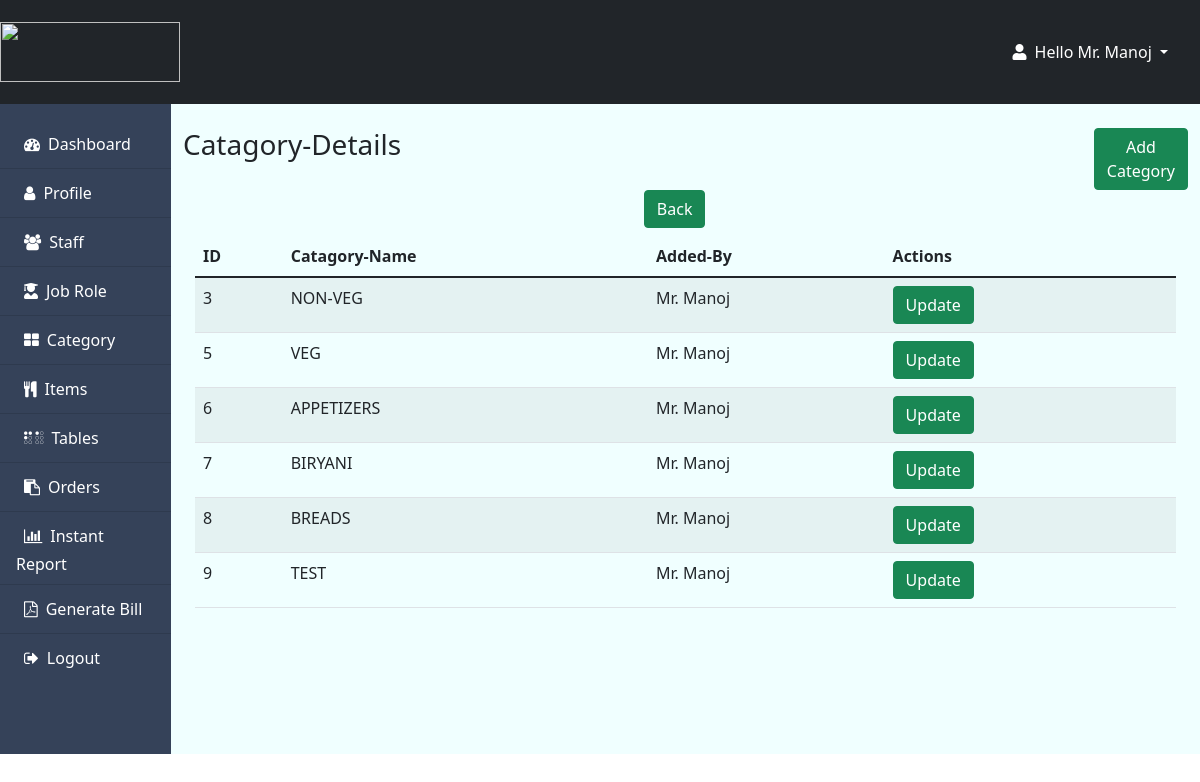
The page /displayitemcatagory.php (signed in) on the database its author committed.
### tables this page shows
CREATE TABLE IF NOT EXISTS `rms_admin` (
  `id` int(10) NOT NULL AUTO_INCREMENT,
  `name` varchar(30) NOT NULL,
  `email` varchar(30) NOT NULL,
  `mobile_no` int(13) NOT NULL,
  `gender` varchar(30) NOT NULL,
  `address` varchar(100) NOT NULL,
  `password` varchar(200) NOT NULL,
  PRIMARY KEY (`id`),
  UNIQUE KEY `email` (`email`)
);

CREATE TABLE IF NOT EXISTS `item_catagory` (
  `id` int(30) NOT NULL AUTO_INCREMENT,
  `name` varchar(30) NOT NULL,
  `manage_by` int(30) NOT NULL,
  PRIMARY KEY (`id`),
  UNIQUE KEY `name` (`name`),
  KEY `FK_Cat_Admin` (`manage_by`)
);

### displayitemcatagory.php (the view, shortened to what this page needs)
<?php
include 'rmsdbcon.php';
if (isset($_SESSION["admin"])) {
    $user = $_SESSION["admin"];
    $r = mysqli_query($con, "SELECT * FROM `rms_admin` WHERE `id`='$user'");
    $row = mysqli_fetch_array($r);
    $i = $row["name"];
}else{
    header("location:rmslogout.php");
}
$_result = mysqli_query($con, "SELECT item_catagory.id as ID ,item_catagory.name as Catagory, rms_admin.name as Added_by FROM `item_catagory` LEFT JOIN `rms_admin` ON item_catagory.manage_by = rms_admin.id ORDER BY item_catagory.id;");
?>
<!DOCTYPE html>
<html lang="en">
<head>
    <link href="https://cdn.jsdelivr.net/npm/bootstrap@5.1.3/dist/css/bootstrap.min.css" rel="stylesheet">
    <link rel="stylesheet" href="https://cdnjs.cloudflare.com/ajax/libs/font-awesome/5.15.3/css/all.min.css" />
    <link rel="stylesheet" href="https://cdnjs.cloudflare.com/ajax/libs/font-awesome/4.7.0/css/font-awesome.min.css">
</head>
<body>
    <header>
        <nav class="navbar navbar-light bg-dark">
            <a class="navbar-brand" href="#">
                <img src="images/food-mania-logo.png" width="180" height="60" class="d-inline-block align-top" alt="">
            </a>
            <div id="page-content-wrapper">
                <nav class="navbar navbar-expand-lg navbar-light bg-transparent py-4 px-4">
                    <div class="collapse navbar-collapse" id="navbarSupportedContent">
                        <ul class="navbar-nav ms-auto mb-2 mb-lg-0">
                            <li class="nav-item dropdown">
                                <a class="nav-link dropdown-toggle second-text text-white" href="#" id="navbarDropdown" role="button" data-bs-toggle="dropdown" aria-expanded="false">
                                    <i class="fas fa-user me-2"></i><?php echo "Hello " . $i ?>
                                </a>
                            </li>
                        </ul>
                    </div>
                </nav>
            </div>
        </nav>
    </header>
    <div style="background-color: azure; height: 650px;" class="d-flex" id="wrapper">
        <div style="background-color: #354259; width: 200px;" class="" id="sidebar-wrapper">
            <div class="list-group list-group-flush my-3 ">
                <a href="index.php" class="list-group-item list-group-item-action bg-transparent text-white second-text ">
                    <i class="fa fa-tachometer p-2" aria-hidden="true"></i>Dashboard</a>
                <a href="admindetails.php" class="list-group-item list-group-item-action bg-transparent text-white second-text ">
                    <i class="fa fa-user p-2" aria-hidden="true"></i>Profile</a>
                <a href="displaystaff.php" class="list-group-item list-group-item-action bg-transparent text-white second-text">
                    <i class="fa fa-users p-2" aria-hidden="true"></i>Staff</a>
                    <a href="displayjobrole.php" class="list-group-item list-group-item-action bg-transparent text-white second-text ">
                    <i class="fas fa-user-graduate p-2" aria-hidden="true"></i>Job Role</a>
                <a href="displayitemcatagory.php" class="list-group-item list-group-item-action bg-transparent text-white second-text ">
                    <i class="fa fa-th-large p-2" aria-hidden="true"></i>Category</a>
                <a href="menu.php" class="list-group-item list-group-item-action bg-transparent text-white second-text ">
                    <i class="fa fa-cutlery p-2" aria-hidden="true"></i>Items</a>
                <a href="rmsmanagetable.php" class="list-group-item list-group-item-action bg-transparent text-white second-text">
                    <i class="fa fa-braille p-2" aria-hidden="true"></i>Tables</a>
                <a href="displaytodaysorder.php" class="list-group-item list-group-item-action bg-transparent text-white second-text ">
                    <i class="fa fa-clipboard p-2" aria-hidden="true"></i>Orders</a>
                    <a href="dailyreport.php" class="list-group-item list-group-item-action bg-transparent text-white second-text ">
                    <i class="fa fa-bar-chart p-2" aria-hidden="true"></i>Instant Report</a>
                <a href="billgenerate.php" class="list-group-item list-group-item-action bg-transparent text-white second-text ">
                    <i class="fa fa-file-pdf-o p-2" aria-hidden="true"></i>Generate Bill</a>
                <a href="rmslogout.php" class="list-group-item list-group-item-action bg-transparent text-white second-text ">
                <i class="fa fa-sign-out p-2" aria-hidden="true"></i>Logout</a>
            </div>
        </div>
        <div class="container-fluid">
        <div class="row g-3 my-2">
            <div class="col">
                <h3>Catagory-Details</h3>
            </div>
            <div class="col">
                <a href="additemcatagory.php" class="btn btn-success btn-lg-3" role="button" style="margin-left: 450px;">Add Category</a>
                <a href="index.php" class="btn btn-success ml-3" role="button">Back</a>
            </div>
        </div>
            <?php
            if (mysqli_num_rows($_result) > 0) {
            ?>
                <div class="container-fluid">
                    <table class="table table-striped">
                        <thead>
                            <tr>
                                <th scope="col">ID</th>
                                <th scope="col">Catagory-Name</th>
                                <th scope="col">Added-By</th>
                                <th scope="col">Actions</th>
                            </tr>
                        </thead>
                        <?php
                        while ($row = mysqli_fetch_array($_result)) {
                        ?>
                            <tr>
                                <td><?php echo $row["ID"]; ?></td>
                                <td><?php echo $row["Catagory"]; ?></td>
                                <td><?php echo $row["Added_by"]; ?></td>
                                <td><a href="updateitemcatagory.php?id=<?php echo $row["ID"]; ?>" class="btn btn-success" role="button">Update</a>
                                </td>
                                <td></td>
                            </tr>
                        <?php
                        }
                        ?>
                    </table>
                </div>
            <?php
            } else {
                echo "No Record Found";
            }
            ?>
        </div></div>
</body>
</html>

### rows shown on the page
rms_admin: name "Mr. Manoj"
item_catagory: id "3", name "NON-VEG", manage_by.name "Mr. Manoj"
item_catagory: id "5", name "VEG", manage_by.name "Mr. Manoj"
item_catagory: id "6", name "APPETIZERS", manage_by.name "Mr. Manoj"
item_catagory: id "7", name "BIRYANI", manage_by.name "Mr. Manoj"
item_catagory: id "8", name "BREADS", manage_by.name "Mr. Manoj"
item_catagory: id "9", name "TEST", manage_by.name "Mr. Manoj"
